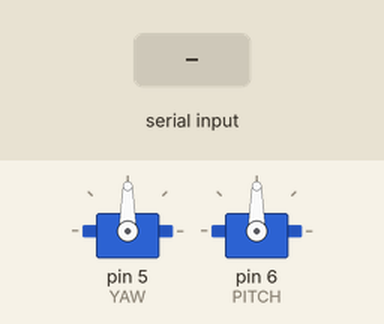
Recording of a sketch running on a simulated Arduino Uno, built with avr-gcc and run on an emulated ATmega328P. Parts: 2 × servo. The inputs (shaded band) are chosen by the test bench.

Above: at 1.2 s.
1.3 s: ":" received over the second serial link
At 2.2 s:
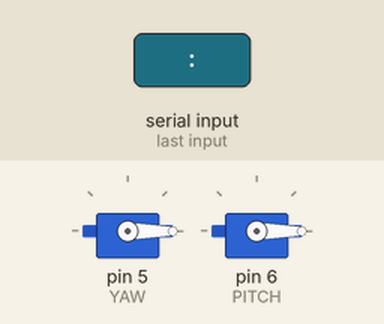
Timing chart, 0 to 4.3 s (numbered marks = the images above; inputs shaded):
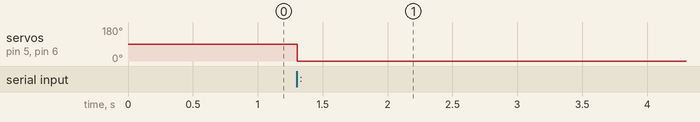

The sketch:

Serial_def.ino
```cpp
#include <SoftwareSerial.h>
#include <Servo.h>

SoftwareSerial BT(10,11);
Servo YAW,PITCH;
char buffer1[10];
int yaw=0,pitch=0,pb=0,mul=1,cadena[10],yant=0,pant=0;
byte dolar,slash, pos=0;
boolean dato=false;

void setup() {
  BT.begin(9600);
  Serial.begin(9600);
  YAW.attach(5);
  PITCH.attach(6);
  YAW.write(90);
  PITCH.write(90);
}

void loop() {
  //if(Serial.available()){
  if(BT.available()){
    memset(buffer1,0,sizeof(buffer1));
    //while(Serial.available()>0){
    while(BT.available()>0){
      delay(5);
      //char c=Serial.read();
      char c=BT.read();
      cadena[pos]=c;
      buffer1[pos]=c;
      pos++;
    }
    pos=0;
    if(buffer1[0]==':'){
      for(int i=1;i<11;i++){
        if(buffer1[i]=='$'){dolar=i;}
        if(buffer1[i]=='/'){slash=i;}
      }
       dato=true;
    }
  }
  if(dato==true){
   for(int i=dolar-1;i>0;i--){
          pb=cadena[i]-48;
          yaw=yaw+pb*mul;
          mul=mul*10;
         // Serial.println(yaw);
        }
    mul=1;
    for(int i=slash-1;i>dolar;i--){
          pb=cadena[i]-48;
          pitch=pitch+pb*mul;
          mul=mul*10;
          //Serial.println(pitch);
    }
    mul=1;
    dato=false;
    dolar=0;
    slash=0;
    YAW.write(yaw);
    PITCH.write(pitch);
    //Serial.println(yaw);
    //Serial.println(pitch);
    yant=yaw;
    pant=pitch;
    yaw=0;
    pitch=0;
  }

}
```

Measured:
- after the input at 1.3 s, servo on pin 5 (YAW), servo on pin 6 (PITCH): 90° → 0° at once
